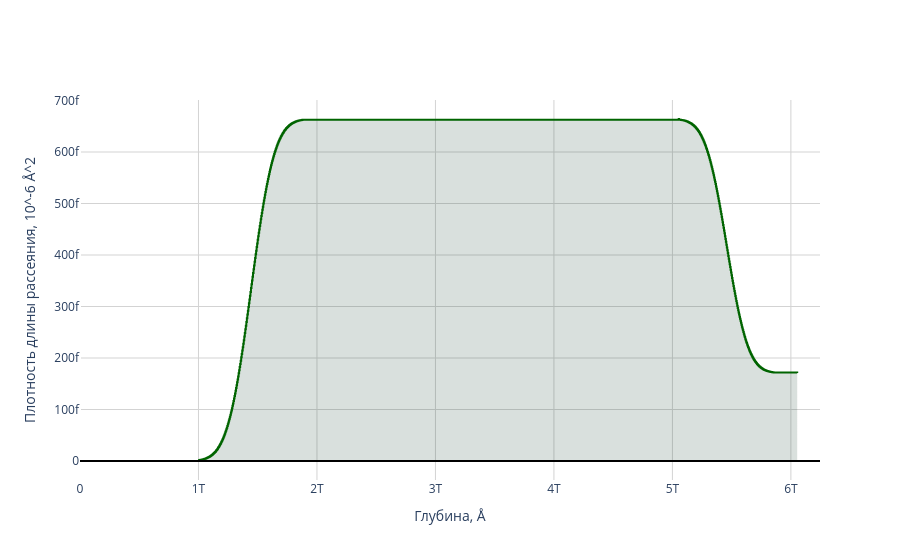

The cell this chart's notebook holds for it:
### Code cell
from add_roughness import *
matrix = torch.cat(
    (
        matr[0, :].unsqueeze(0), 
        torch.cat(
            (ans_d.reshape(-1, 2), torch.complex(ans_r_rho, ans_i_rho).reshape(-1, 1)), 
            dim=1
        )[:, torch.tensor([0, 2, 1])]
    ), dim=0
)
q_np = q.clone().detach().cpu().numpy()
fig = plot_density_profile(transform_array(matrix, len(q_np)))
fig.show()

### Figure 1 — Plotly figure (JSON) as saved in the notebook; plotly's stock layout.template omitted (floating-point values rounded to 4 significant figures; data arrays with more than 128 entries replaced by an {"elided": "..."} marker saying what was removed)
{"data": [{"fill": "tozeroy", "fillcolor": "rgba(1,50,32,0.15)", "mode": "none", "showlegend": false, "x": {"elided": "818 float values"}, "y": {"elided": "820 float values"}, "type": "scatter"}, {"line": {"color": "darkgreen", "shape": "hv"}, "mode": "lines", "showlegend": false, "x": {"elided": "409 float values"}, "y": {"elided": "410 float values"}, "type": "scatter"}], "layout": {"shapes": [{"line": {"color": "black", "width": 2}, "type": "line", "x0": 0, "x1": 1, "xref": "x domain", "y0": 0, "y1": 0, "yref": "y"}], "xaxis": {"title": {"text": "Глубина, Å"}, "range": [0, 6246000000000.0], "showgrid": true, "gridwidth": 1, "gridcolor": "lightgray"}, "yaxis": {"title": {"text": "Плотность длины рассеяния, 10^-6 Å^2"}, "showgrid": true, "gridwidth": 1, "gridcolor": "lightgray"}, "showlegend": false, "plot_bgcolor": "white"}}
